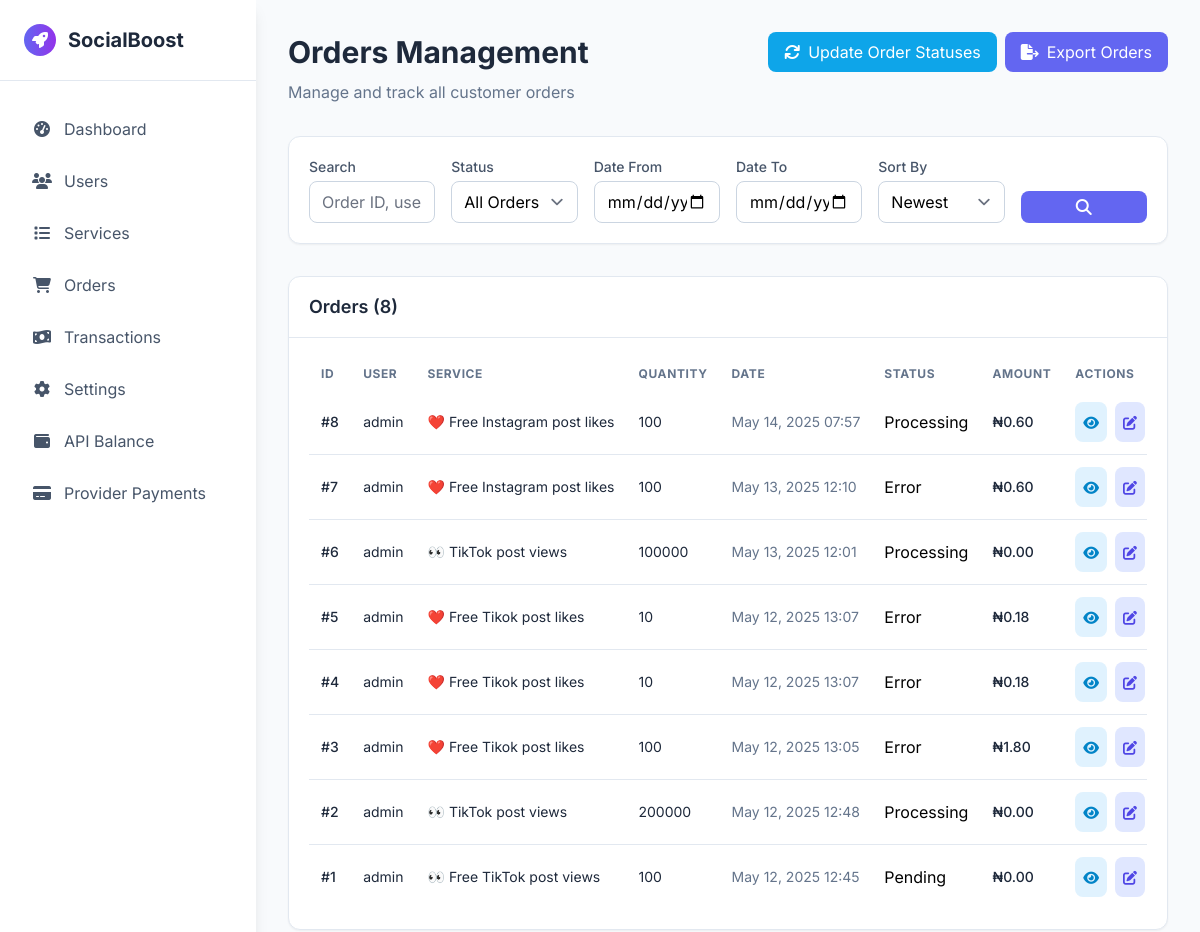
/admin_panel/orders/ (signed in, upper part), run on an earlier commit of the app's database.
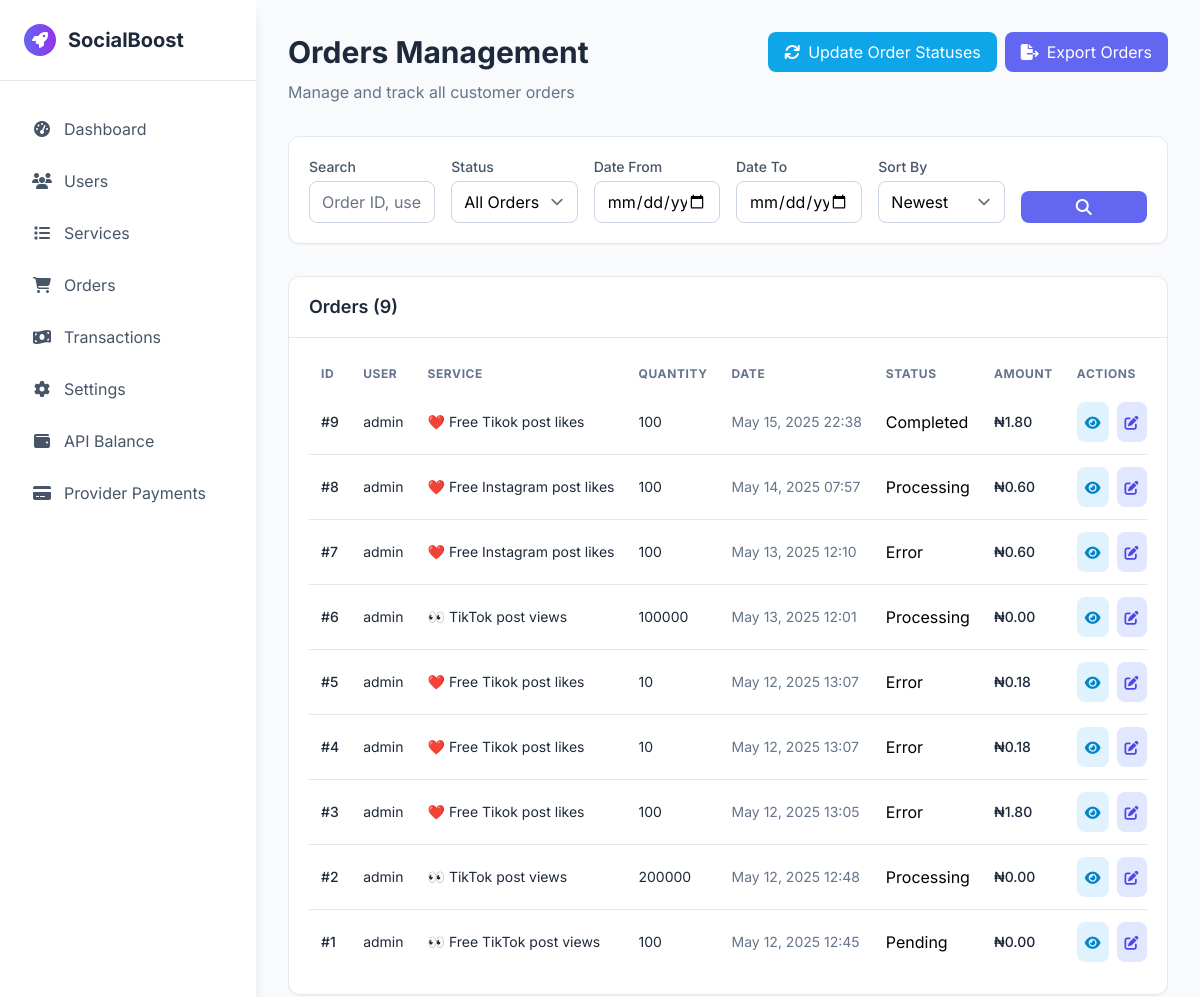
And on a later commit of the database.
### core/models.py (models this page shows, shortened)
class Order(models.Model):
    STATUS_CHOICES = (
        ('pending', 'Pending'),
        ('processing', 'Processing'),
        ('completed', 'Completed'),
        ('canceled', 'Canceled'),
        ('error', 'Error'),
    )
    user = models.ForeignKey(User, on_delete=models.CASCADE)
    service = models.ForeignKey(Service, on_delete=models.CASCADE)
    order_id = models.CharField(max_length=100, blank=True, null=True)  # From API provider
    link = models.URLField()
    quantity = models.IntegerField()
    status = models.CharField(max_length=50, choices=STATUS_CHOICES, default='pending')
    charge = models.DecimalField(max_digits=10, decimal_places=2)
    comments = models.TextField(blank=True, null=True)
    created_at = models.DateTimeField(auto_now_add=True)

class Service(models.Model):
    service_id = models.IntegerField(unique=True)
    name = models.CharField(max_length=255)
    category = models.CharField(max_length=100)
    rate = models.DecimalField(max_digits=10, decimal_places=2, default=Decimal('0.00'))
    min_quantity = models.IntegerField()
    max_quantity = models.IntegerField()
    description = models.TextField()
    is_active = models.BooleanField(default=True)

### admin_panel/views.py (the view, shortened to what this page needs)
# urls.py: path('orders/', views.admin_orders, name='orders'),
@staff_member_required
def admin_orders(request):
    orders_list = Order.objects.all().order_by('-created_at')
    search_query = request.GET.get('search', '')
    status_filter = request.GET.get('status', '')
    if status_filter:
        orders_list = orders_list.filter(status=status_filter)
    paginator = Paginator(orders_list, 20)  # Show 20 orders per page
    page = request.GET.get('page')
    orders = paginator.get_page(page)
    context = {
        'orders': orders,
        'status_filter': status_filter,
        'search_query': search_query,
    }
    return render(request, 'admin_panel/orders.html', context)

### core/context_processors.py (called while the page is built)
def site_settings(request):
    try:
        settings = SiteSettings.get_settings()
        return {'site_settings': settings}
    except Exception as e:
        return {
            'site_settings': {
                'site_name': 'SocialBoost',
                'site_description': 'Social Media Marketing Platform',
                'contact_email': 'contact@example.com',
                'support_email': 'support@example.com',
                'markup_percentage': 20.00,
                'min_deposit': 500.00,
                'min_withdrawal_amount': 1000.00,
                'maintenance_mode': False
            }
        }

### core/models.py (called while the page is built)
    @classmethod
    def get_settings(cls):
        settings, created = cls.objects.get_or_create(pk=1)
        return settings

### admin_panel/templates/admin_panel/orders.html (shortened to what the changed rows need)
{% extends 'admin_panel/base.html' %}
{% block content %}
<div class="px-4 sm:px-6 lg:px-8 py-8 w-full max-w-9xl mx-auto">
    <div class="mb-8" data-aos="fade-down">
        <div class="flex flex-col md:flex-row md:justify-between md:items-center">
            <h1 class="text-2xl md:text-3xl font-bold text-slate-800">Orders Management</h1>
        </div>
    </div>
    <div class="card-hover bg-white rounded-xl shadow-sm border border-slate-200 overflow-hidden" data-aos="fade-up">
        <div class="px-5 py-4 border-b border-slate-200">
            <h2 class="text-lg font-semibold text-slate-800">Orders ({{ orders.paginator.count }})</h2>
        </div>
        <div class="p-5">
            <div class="overflow-x-auto">
                <table class="w-full">
                    <thead>
                        <tr class="text-xs font-semibold text-slate-500 uppercase tracking-wider">
                            <th class="px-3 py-2 text-left">ID</th>
                            <th class="px-3 py-2 text-left">User</th>
                            <th class="px-3 py-2 text-left">Service</th>
                            <th class="px-3 py-2 text-left">Quantity</th>
                            <th class="px-3 py-2 text-left">Date</th>
                            <th class="px-3 py-2 text-left">Status</th>
                            <th class="px-3 py-2 text-left">Amount</th>
                            <th class="px-3 py-2 text-left">Actions</th>
                        </tr>
                    </thead>
                    <tbody class="divide-y divide-slate-200">
                        {% for order in orders %}
                        <tr class="transition-colors hover:bg-slate-50">
                            <td class="px-3 py-3 whitespace-nowrap text-sm font-medium text-slate-800">#{{ order.id }}</td>
                            <td class="px-3 py-3 whitespace-nowrap text-sm text-slate-800">{{ order.user.username }}</td>
                            <td class="px-3 py-3 whitespace-nowrap text-sm text-slate-800">{{ order.service.name|truncatechars:30 }}</td>
                            <td class="px-3 py-3 whitespace-nowrap text-sm text-slate-800">{{ order.quantity }}</td>
                            <td class="px-3 py-3 whitespace-nowrap text-sm text-slate-500">{{ order.created_at|date:"M d, Y H:i" }}</td>
                            <td class="px-3 py-3 whitespace-nowrap">
                                {% if order.status == 'pending' %}
                                    <span class="badge badge-warning">Pending</span>
                                {% elif order.status == 'processing' %}
                                    <span class="badge badge-info">Processing</span>
                                {% elif order.status == 'completed' %}
                                    <span class="badge badge-success">Completed</span>
                                {% elif order.status == 'canceled' %}
                                    <span class="badge badge-secondary">Canceled</span>
                                {% elif order.status == 'error' %}
                                    <span class="badge badge-danger">Error</span>
                                {% endif %}
                            </td>
                            <td class="px-3 py-3 whitespace-nowrap text-sm font-medium text-slate-800">₦{{ order.charge|floatformat:2 }}</td>
                            <td class="px-3 py-3 whitespace-nowrap">
                                <div class="flex space-x-2">
                                    <a href="{% url 'admin_panel:order_detail' order.id %}" class="p-2 rounded-lg bg-sky-100 text-sky-600 hover:bg-sky-200 transition-colors">
                                        <i class="fas fa-eye text-sm"></i>
                                    </a>
                                    <button type="button" class="p-2 rounded-lg bg-indigo-100 text-indigo-600 hover:bg-indigo-200 transition-colors"
                                            data-bs-toggle="modal"
                                            data-bs-target="#updateStatusModal"
                                            data-order-id="{{ order.id }}"
                                            data-current-status="{{ order.status }}">
                                        <i class="fas fa-edit text-sm"></i>
                                    </button>
                                </div>
                            </td>
                        </tr>
                        {% empty %}
                        <tr>
                            <td colspan="8" class="px-3 py-4 text-center text-sm text-slate-500">No orders found</td>
                        </tr>
                        {% endfor %}
                    </tbody>
                </table>
            </div>
        </div>
    </div>
</div>
{% endblock %}

What changed in the data, as far as the page shows it:
added Order: id "9", user.username "admin", service.name "❤️ Free Tikok post likes", quantity "100", created_at "May 15, 2025 22:38", status "Completed", charge "1.80"
Also different on the page:
{{ orders.paginator.count }}: "8" → "9"
